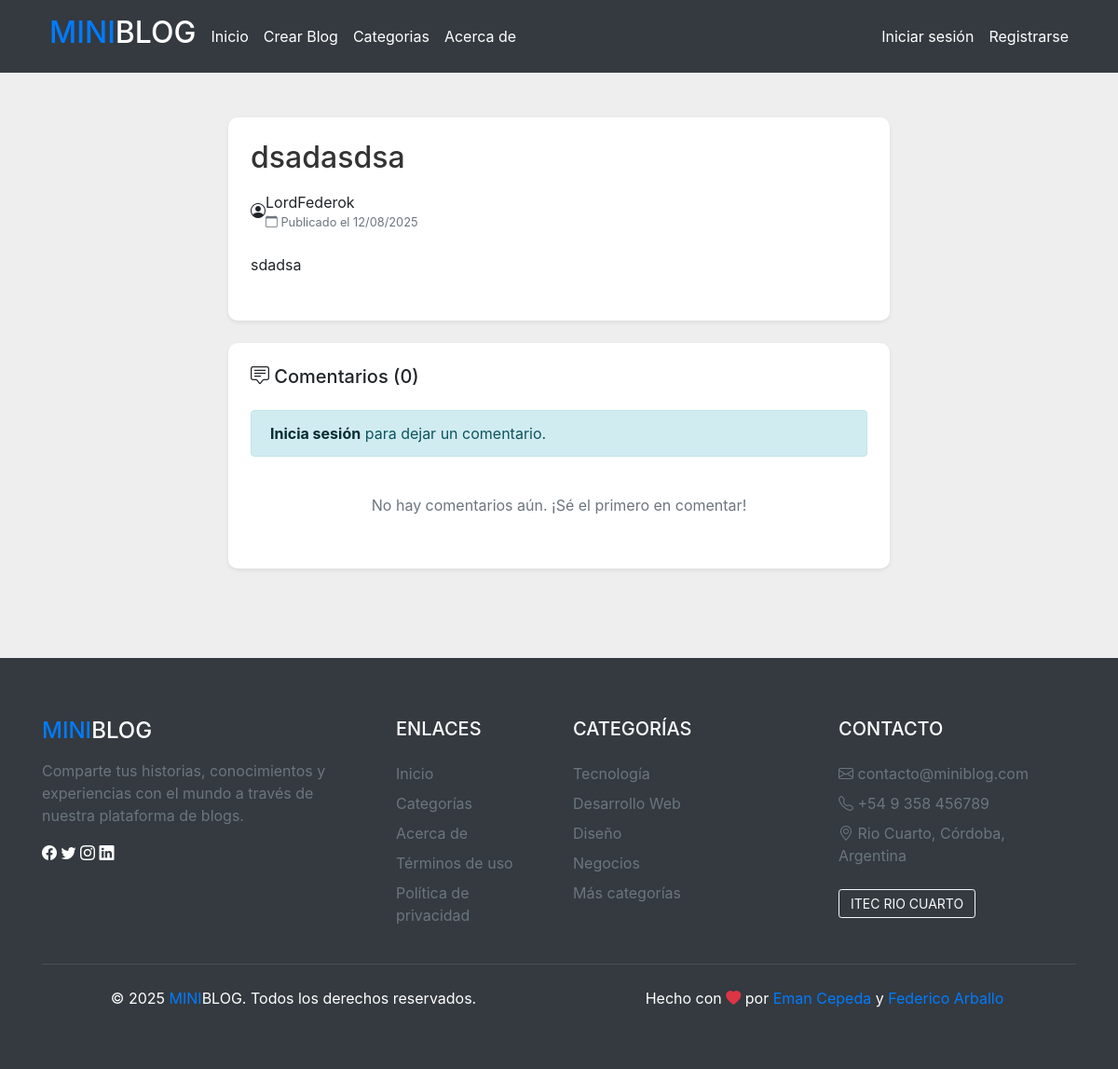
The page /blog/1 on the database its author committed.
### models.py (models this page shows, shortened)
class Blogs(db.Model):
    id = db.Column(db.Integer, primary_key=True)
    title = db.Column(db.String(100), nullable=False)
    description = db.Column(db.Text, nullable=False)
    created_at = db.Column(db.DateTime, default=db.func.current_timestamp())
    user_id = db.Column(db.Integer, db.ForeignKey('users.id'), nullable=False)
    category_id = db.Column(db.Integer, db.ForeignKey('category.id'), nullable=True)
    comments = db.relationship('Comment', backref='blog', lazy=True, cascade='all, delete-orphan')

class Users(db.Model, UserMixin):
    id = db.Column(db.Integer, primary_key=True)
    username = db.Column(db.String(80), unique=True, nullable=False)
    email = db.Column(db.String(120), unique=True, nullable=False)
    password_hash = db.Column(db.String(256), nullable=False)
    blogs = db.relationship('Blogs', backref='author', lazy=True)

### app.py (the view)
    @app.route('/blog/<int:blog_id>')
    def blog_detalle(blog_id):
        blog_data = db.session.query(Blogs, Users, Category).\
            join(Users, Blogs.user_id == Users.id).\
            outerjoin(Category, Blogs.category_id == Category.id).\
            filter(Blogs.id == blog_id).first()
        if not blog_data:
            abort(404)
        blog, author, category = blog_data
        blog_info = {
            'id': blog.id,
            'title': blog.title,
            'description': blog.description,
            'created_at': blog.created_at,
            'author': {'id': author.id, 'username': author.username},
            'blog_category': {'id': category.id, 'name': category.name} if category else None,
            'comments': blog.comments  # Esto ya está disponible por la relación
        }
        return render_template('blog_detalle.html', blog=blog_info)

### templates/blog_detalle.html (shortened to what this page needs)
{% extends "layout.html" %}
{% block content %}
<div class="container py-4">
    <div class="row justify-content-center">
        <div class="col-lg-8">
            <article class="card mb-4 shadow-sm">
                <div class="card-body">
                    <h1 class="card-title h2 mb-3">{{ blog.title }}</h1>
                    <div class="d-flex align-items-center mb-4">
                        <div class="me-3">
                            <i class="bi bi-person-circle fs-4"></i>
                        </div>
                        <div>
                            <div class="fw-bold">{{ blog.author.username }}</div>
                            <div class="text-muted small">
                                <i class="bi bi-calendar me-1"></i> Publicado el {{ blog.created_at.strftime('%d/%m/%Y') }}
                            </div>
                        </div>
                    </div>
                    <div class="card-text mb-4">
                        {{ blog.description|safe }}
                    </div>
                </div>
            </article>
            <div class="card mb-4 shadow-sm">
                <div class="card-body">
                    <h3 class="h5 mb-4">
                        <i class="bi bi-chat-square-text me-2"></i>
                        Comentarios ({{ blog.comments|length }})
                    </h3>
                    {% if current_user.is_authenticated %}
                    <div class="mb-4">
                        <form method="POST" action="#">
                            <div class="mb-3">
                                <label for="comment" class="form-label">Deja tu comentario</label>
                                <textarea class="form-control" id="comment" name="content" rows="3" required></textarea>
                            </div>
                            <button type="submit" class="btn btn-primary">Publicar comentario</button>
                        </form>
                    </div>
                    {% else %}
                    <div class="alert alert-info">
                        <a href="{{ url_for('login') }}" class="alert-link">Inicia sesión</a> para dejar un comentario.
                    </div>
                    {% endif %}
                    <div class="mt-4">
                        {% if blog.comments %}
                            {% for comment in blog.comments|sort(attribute='created_at', reverse=True) %}
                            <div class="card mb-3 {% if loop.first %}border-0{% else %}bg-light{% endif %}">
                                <div class="card-body p-3">
                                    <div class="d-flex">
                                        <div class="flex-shrink-0 me-3">
                                            <i class="bi bi-person-circle fs-3 text-muted"></i>
                                        </div>
                                        <div class="flex-grow-1">
                                            <div class="d-flex justify-content-between align-items-center mb-1">
                                                <h6 class="mb-0 fw-bold">{{ comment.user.username }}</h6>
                                                <small class="text-muted">
                                                    {{ comment.created_at.strftime('%d/%m/%Y %H:%M') }}
                                                </small>
                                            </div>
                                            <p class="mb-0">{{ comment.content }}</p>
                                        </div>
                                    </div>
                                </div>
                            </div>
                            {% endfor %}
                        {% else %}
                            <p class="text-muted text-center py-3">No hay comentarios aún. ¡Sé el primero en comentar!</p>
                        {% endif %}
                    </div>
                </div>
            </div>
        </div>
    </div>
</div>
{% endblock %}

### static/css/stiles.css (style rules this page uses)
html { position: relative; min-height: 100%; }
body { background-color: #eee5cc; display: flex; flex-direction: column; min-height: 100vh; }
.container { flex: 1; }
.container p { overflow:auto; }
.card { transition: transform 0.3s ease, box-shadow 0.3s ease; border: none; border-radius: 10px; }
.card-title { color: #333; font-weight: 600; }

### templates/blog_detalle.html (style rules this page uses)
.card { border: none; border-radius: 10px; }
.card-body { padding: 1.5rem; }

### rows shown on the page
Blogs: title "dsadasdsa", created_at "12/08/2025", description "sdadsa"
Users: author.username "LordFederok"

### other values the page prints
{{ blog.comments|length }} "0"
